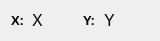
   <widget class="QWidget" name="horizontalLayoutWidget_5">
    <property name="geometry">
     <rect>
      <x>1190</x>
      <y>260</y>
      <width>160</width>
      <height>21</height>
     </rect>
    </property>
    <layout class="QHBoxLayout" name="horizontalLayout_11" stretch="1,3,1,3">
     <item>
      <widget class="QLabel" name="label_14">
       <property name="font">
        <font>
         <pointsize>10</pointsize>
         <weight>75</weight>
         <bold>true</bold>
        </font>
       </property>
       <property name="text">
        <string>X:</string>
       </property>
      </widget>
     </item>
     <item>
      <widget class="QLabel" name="label_x">
       <property name="font">
        <font>
         <pointsize>12</pointsize>
        </font>
       </property>
       <property name="text">
        <string>X</string>
       </property>
      </widget>
     </item>
     <item>
      <widget class="QLabel" name="label_15">
       <property name="font">
        <font>
         <pointsize>10</pointsize>
         <weight>75</weight>
         <bold>true</bold>
        </font>
       </property>
       <property name="text">
        <string>Y:</string>
       </property>
      </widget>
     </item>
     <item>
      <widget class="QLabel" name="label_y">
       <property name="font">
        <font>
         <pointsize>12</pointsize>
        </font>
       </property>
       <property name="text">
        <string>Y</string>
       </property>
      </widget>
     </item>
    </layout>
   </widget>
